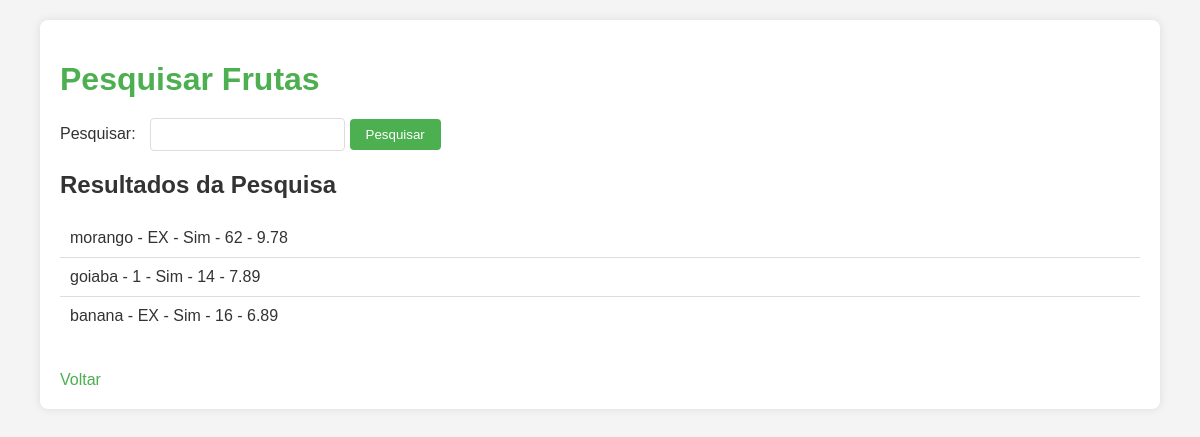
The page /vendas/pesquisar_frutas/ (signed in) on the database its author committed.
### vendas/models.py (models this page shows, shortened)
class Fruta(models.Model):
    CLASSIFICACAO_CHOICES = [
        ('EX', 'Extra'),
        ('1', 'De Primeira'),
        ('2', 'De Segunda'),
        ('3', 'De Terceira'),
    ]
    nome = models.CharField(max_length=100)
    classificacao = models.CharField(max_length=2, choices=CLASSIFICACAO_CHOICES)
    fresca = models.BooleanField(default=True)
    quantidade = models.PositiveIntegerField(null=True)
    valor = models.DecimalField(max_digits=10, decimal_places=2)

### vendas/views.py (the view)
# urls.py: path('pesquisar_frutas/', views.pesquisar_frutas, name='pesquisar_frutas'),
@login_required
def pesquisar_frutas(request):
    query = request.GET.get('q', '')
    frutas = Fruta.objects.filter(
        Q(nome__icontains=query) | Q(classificacao__icontains=query)
    )
    return render(request, 'pesquisar_frutas.html', {'frutas': frutas, 'query': query})

### vendas/templates/pesquisar_frutas.html (shortened to what this page needs)
<!DOCTYPE html>
<html lang="pt-br">
<head>
</head>
<body>
    <div class="container">
        <h1>Pesquisar Frutas</h1>
        <form method="get" action="{% url 'pesquisar_frutas' %}">
            <label for="query">Pesquisar:</label>
            <input type="text" name="query" id="query">
            <button type="submit">Pesquisar</button>
        </form>
        <h2>Resultados da Pesquisa</h2>
        <ul>
            {% for fruta in frutas %}
                <li>{{ fruta.nome }} - {{ fruta.classificacao }} - {{ fruta.fresca|yesno:"Sim,Não" }} - {{ fruta.quantidade }} - {{ fruta.valor }}</li>
            {% empty %}
                <li>Nenhuma fruta encontrada.</li>
            {% endfor %}
        </ul>
        <a href="{% url 'pagina_principal_vendedor' %}">Voltar</a>
    </div>
</body>
</html>

### vendas/templates/pesquisar_frutas.html (style rules this page uses)
body { font-family: Arial, sans-serif; margin: 0; padding: 0; background-color: #f4f4f4; color: #333; }
.container { width: 90%; max-width: 1200px; margin: 20px auto; padding: 20px; background-color: #fff; border-radius: 8px; box-shadow: 0 0 10px rgba(0, 0, 0, 0.1); }
h1 { color: #4CAF50; margin-bottom: 20px; }
form { margin-bottom: 20px; }
label { margin-right: 10px; }
input[type="text"] { padding: 8px; border: 1px solid #ddd; border-radius: 4px; }
button { padding: 8px 16px; background-color: #4CAF50; color: #fff; border: none; border-radius: 4px; cursor: pointer; }
ul { list-style-type: none; padding: 0; }
li { padding: 10px; border-bottom: 1px solid #ddd; }
li:last-child { border-bottom: none; }
a { color: #4CAF50; text-decoration: none; font-size: 16px; display: inline-block; margin-top: 20px; }

### rows shown on the page
Fruta: nome "morango", classificacao "EX", fresca "Sim", quantidade "62", valor "9.78"
Fruta: nome "goiaba", classificacao "1", fresca "Sim", quantidade "14", valor "7.89"
Fruta: nome "banana", classificacao "EX", fresca "Sim", quantidade "16", valor "6.89"
